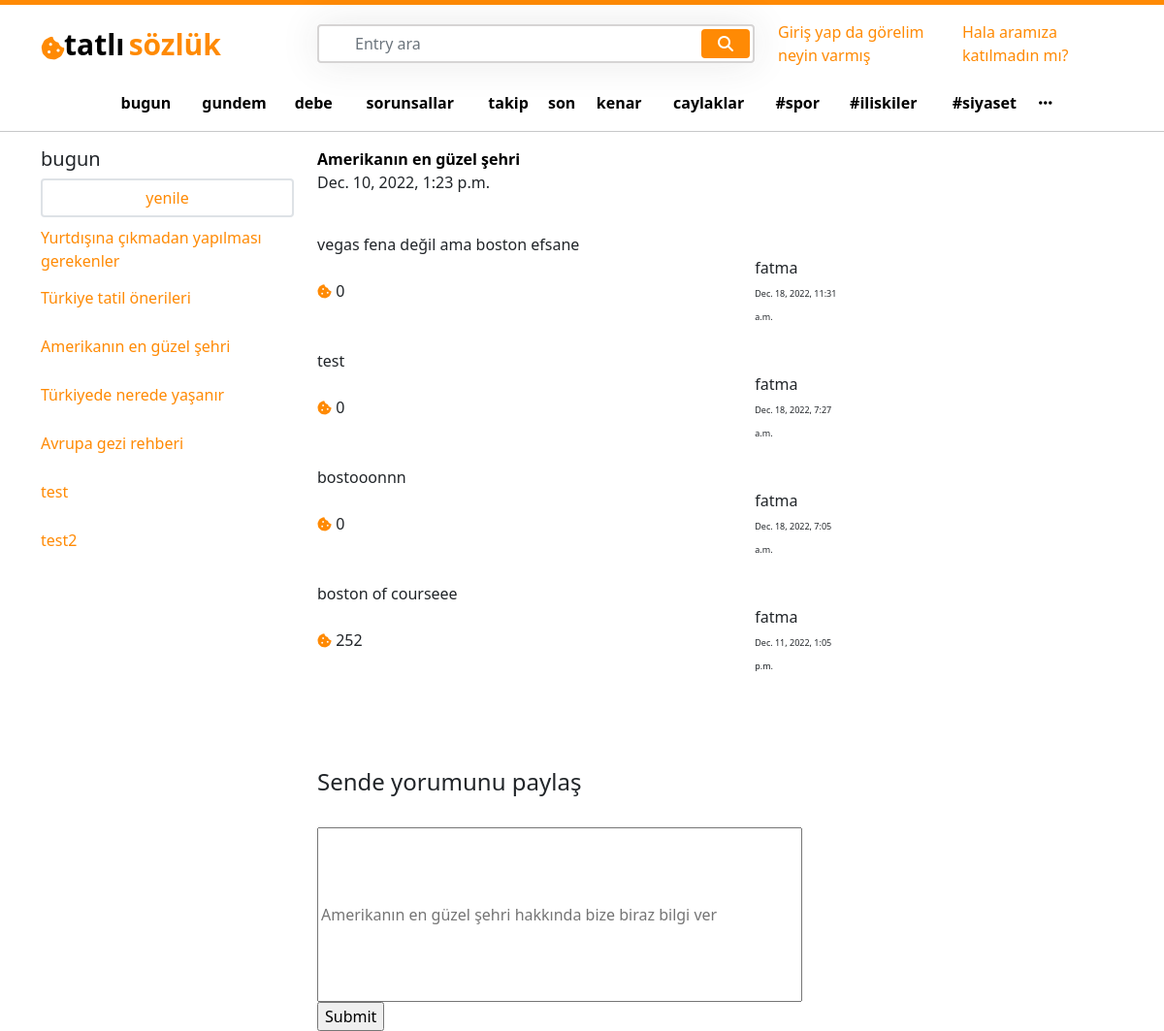
Screenshot of /Amerikanın en güzel şehri/ with the database file from the repository.
### entry/models.py (models this page shows, shortened)
class Entry(models.Model):
    user = models.ForeignKey(User, on_delete=models.CASCADE)
    entry_slug =  models.CharField(max_length=85, blank=True, null=True)
    entry_name =  models.CharField(max_length=85, blank=True, null=True)
    created_at = models.DateTimeField(auto_now_add=True)
    updated_at = models.DateTimeField(auto_now=True)

class EntryComments(models.Model):
    writer = models.ForeignKey(User, on_delete=models.CASCADE)
    comment_body =  models.CharField(max_length=85, blank=True, null=True)
    commented_entry = models.ForeignKey(Entry, on_delete=models.CASCADE)
    likes_to_the_comment = models.PositiveIntegerField(default=0)
    created_at = models.DateTimeField(auto_now_add=True)

### user/models.py (models this page shows, shortened)
class User(AbstractBaseUser):
    email = models.EmailField(max_length=100, unique=True)
    username = models.CharField(max_length=50, unique=True)
    date_joined = models.DateTimeField(auto_now_add=True)
    last_login = models.DateTimeField(auto_now_add=True)
    created_date = models.DateTimeField(auto_now_add=True)
    modified_date = models.DateTimeField(auto_now=True)
    is_admin = models.BooleanField(default=True)
    is_staff = models.BooleanField(default=True)
    is_active = models.BooleanField(default=True)
    is_superadmin = models.BooleanField(default=True)
    USERNAME_FIELD = 'email'
    REQUIRED_FIELDS = ['username']
    objects = UserManager()

### entry/views.py (the view)
# urls.py: path('<str:pk>/', views.entry_detail, name='entry_detail'),
def entry_detail(request, pk):
    all_entries = Entry.objects.all()
    entry_detail = get_object_or_404(Entry, entry_name=pk)
    bring_entry_info = Entry.objects.filter(entry_name=pk)
    entry_comment = EntryComments.objects.filter(commented_entry__entry_name=pk).order_by('-created_at')
    if request.method == "POST":
        comment_body = request.POST['comment_body']
        new_comment = EntryComments.objects.create(commented_entry=entry_detail, comment_body=comment_body)
        new_comment.save()
    context = {
        'entry_detail' : entry_detail,
        "all_entries" :  all_entries,
        'bring_entry_info' : bring_entry_info,
        'entry_comment' :entry_comment,
    }
    return render(request, "entry_detail.html",context)

### templates/entry_detail.html (shortened to what this page needs)
{% extends 'base.html' %}
{% load static %}
{% block content %}
<div class="col-lg-6 ">
    <div class="row">
        {% for i in bring_entry_info %}
            <div class="col-lg-12">
                <a href="{% url 'entry_detail' i.id %}" >
                    <b style="color:black ;">  {{i.entry_name}}</b>
                </a>
            </div>
            <div class="col-lg-12">
                {{i.created_at}}
            </div>
            <div class="col-lg-12 mt-3">
                {% for a in entry_comment %}
                <div class="col-lg-12 mt-4">
                    {{a.comment_body}}
                </div>
                   <div class="row justify-content-between">
                        <div class="col-lg-3 my-auto">
                            <i class="fa-solid fa-cookie-bite" id="logo" style="font-size:15px ;"></i>
                            {{a.likes_to_the_comment}}
                        </div>
                        <div class="col-lg-5">
                            <div class="row justify-content-end">
                                <div class="col-lg-6">
                                    <div class="col-lg-12">
                                        {{a.commented_entry.user.username}}
                                    </div>
                                    <div class="col-lg-12">
                                       <small style="font-size: 9px;">{{a.created_at}}</small>
                                    </div>
                                </div>
                            </div>
                        </div>
                    </div>
                {% endfor %}
            </div>
        <div class="col-lg-12">
            <form action="" method="POST">
                <div class="col-lg-12">
                    <b>{{searched_entry}}</b><br><br><br><br>
                    <h4>Sende yorumunu paylaş </h4>
                     <br>
<input placeholder="{{i.entry_name}} hakkında bize biraz bilgi ver" name="comment_body" style="height:180px; width: 500px;"></input>{{form.comment_body}}
                    <br>
                    <input type="submit" value="Submit">
                </div>
            </form>
        </div>
        {% endfor %}
    </div>
</div>
{% endblock %}

### templates/base.html (shortened to what this page needs)
{% load static %}
<!DOCTYPE html>
<html lang="en">
<head>
    <link href="https://cdn.jsdelivr.net/npm/bootstrap@5.1.3/dist/css/bootstrap.min.css" rel="stylesheet">
    <link rel="stylesheet" href="https://cdnjs.cloudflare.com/ajax/libs/font-awesome/6.2.1/css/all.min.css" />
    <link rel="stylesheet" href="{% static 'css/home.css' %}">
</head>
<body>
    <div class="topline"></div>
    <div class="container mt-3">
        <div class="row d-flex align-items-center">
            <div class="col-lg-3">
                <div class="row">
                    <div class="col-lg-1" style="margin-top: 14px;">
                        <i class="fa-solid fa-cookie-bite" id="logo" style="font-size:25px ;"></i>
                    </div>
                    <div class="col-lg-10">
                        <a href="{% url 'home' %}">
                            <span class="logo_left p-0 m-0" style="color: black;">tatlı</span>
                            <span class="logo_right p-0 m-0">sözlük</span>
                        </a>
                    </div>
                </div>
            </div>
            <div class="col-5">
                <div class="search">
                    <form action="{% url 'entrypage' %}" method="POST">
                        <input type="text" class="form-control" name="searched_entry" placeholder="Entry ara">
                        <button type="submit" name="search_entry_button" value="Submit" class="btn btn-primary"><i class="fa fa-search"></i></button>
                    </form>
                </div>
            </div>
            <div class="col-lg-4">
                <div class="row justify-content-end">
                    {% if request.user.is_authenticated %}
                    <div class="col-lg-3 my-auto">
                        <a href="{% url 'user_page' %}" style="text-decoration: none;">
                            <i class="fa-regular fa-user" style=" color:  rgb(255, 138, 4);;"></i>
                            <span>{{request.user.username}}</span>
                        </a>
                    </div>
                    <div class="col-lg-3">
                        <button type="button" class="btn btn-primary topbtn">
                            <i class="fa-regular fa-message"></i>
                            <span>mesaj</span>
                        </button>
                    </div>
                    <div class="col-lg-3">
                        <button type="button" class="btn btn-primary topbtn">
                            <i class="fa-solid fa-arrow-trend-up"></i>
                            <span>olay</span>
                        </button>
                    </div>
                    <div class="col-lg-2 my-auto dots_for_box" >
                        <span style="cursor: pointer;">
                            <i class="fa-solid fa-ellipsis" style=" color:  rgb(255, 138, 4);;"></i>
                        </span>
                    </div>
                    <div class="base_box_top p-0" id="base_box_top">
                        <div class="row">
                            <a href="" style="color: black;" class="base_box_top_div">
                                <div class="col-lg-12 p-2">
                                    <span>kanallar</span>
                                </div>
                            </a>
                           <a href="" style="color: black;" class="base_box_top_div">
                                <div class="col-lg-12 p-2 ">
                                    <span>çöp</span>
                                </div>
                            </a>
                            <a href="" style="color: black;" class="base_box_top_div">
                                <div class="col-lg-12 p-2">
                                    <span>ayarlar</span>
                                </div>
                            </a>
                            <a href="" style="color: black;" class="base_box_top_div">
                                <div class="col-lg-12 p-2">
                                    <span>gece modu</spa>
                                </div>
                            </a>
                            <a href="" style="color: black;" class="base_box_top_div">
                                <div class="col-lg-12 p-2">
                                    <span>takip/engellenmiş</span>
                                </div>
                            </a>
                            <a href="{% url 'logout' %}" style="color: black;" class="base_box_top_div">
                                <div class="col-lg-12 p-2 ">
                                    <span>çıkış yap</span>
                                </div>
                            </a>
                        </div>
                    </div>
                    <div class="col-lg-12">
                        {% else %}
                        <a href="{% url 'login' %}" style="width: 50%;">Giriş yap da görelim neyin varmış</a>
                        <a href="{% url 'register' %}" style="width: 50%;">Hala aramıza katılmadın mı?</a>
                        {% endif %}
                    </div>
                </div>
            </div>
        </div>
        <div class="row justify-content-center mt-4">
            <table style="width:80%">
                <tr>
                  <td><a href="" class="td ">bugun</a></td>
                  <td><a href="" class="td">gundem</a></td>
                  <td><a href="" class="td">debe</a></td>
                  <td><a href="" class="td">sorunsallar</a></td>
                  <td><a href="" class="td">takip</a></td>
                  <td><a href="" class="td">son</a></td>
                  <td><a href="" class="td">kenar</a></td>
                  <td><a href="" class="td">caylaklar</a></td>
                  <td><a href="" class="td">#spor</a></td>
                  <td><a href="" class="td">#iliskiler</a></td>
                  <td><a href="" class="td">#siyaset</a></td>
                  <td><a href="" class="td"><i class="fa-solid fa-ellipsis"></i></a></td>
                </tr>
              </table>
        </div>
<hr>
<div class="container">
    <div class="row">
        <div class="col-lg-3 main_left">
            <div class="col-lg-12">
                <h5>bugun</h5>
            </div>
            <div class="col-lg-12">
                <button class="btn btn-light w-100 border border-2" style="background-color: transparent !important;">
                 <a href="" style=" text-decoration: none; color:  rgb(255, 138, 4);;">yenile</a>
                </button>
            </div>
            <div class="col-lg-12 mt-2">
                <ul class='p-0 ul_left'>
                        {% for i in all_entries %}
                        <li class="li">
                            <a href="{% url 'entry_detail' i.entry_name %}">
                            {{i.entry_name}}
                            </a>
                        </li>
                        {% endfor %}
                </ul>
            </div>
        </div>
{% block content %}
{% endblock %}
</body>
</html>

### static/css/home.css (style rules this page uses)
.topline { width: 100%; background-color: rgb(255, 138, 4); height: 5px; }
.logo_left { font-size: 30px; font-weight: 600; }
.logo_right { font-size: 30px; font-weight: 600; color: rgb(255, 138, 4); }
#logo { color: rgb(255, 138, 4); }
.search { position: relative; box-shadow: 0 0 40px rgba(51, 51, 51, .1); }
.search input { height: 40px; text-indent: 25px; border: 2px solid #d6d4d4; }
.search button { position: absolute; top: 5px; right: 5px; height: 30px; width: 50px; background: rgb(92, 4, 255); display: flex; align-items: center; justify-content: center; }
.td { font-weight: 600; font-size: 16px; color: black; text-decoration: none; display: flex; align-items: center; justify-content: center; }
.main_left { overflow-y: scroll; height:820px; scrollbar-color: rebeccapurple green; scrollbar-width: thin; }
.li { text-decoration: none; list-style: none; height: 50px; display: flex; align-items: center; }
button { background-color: rgb(255, 138, 4) !important; border: none !important; }
a { color: rgb(255, 138, 4);; text-decoration: none; }

### rows the page displays
Entry: entry_name "Yurtdışına çıkmadan yapılması gerekenler"
Entry: entry_name "Türkiye tatil önerileri"
Entry: entry_name "Amerikanın en güzel şehri", created_at "Dec. 10, 2022, 1:23 p.m.", comment_body "Amerikanın en güzel şehri hakkında bize biraz bilgi ver"
Entry: entry_name "Türkiyede nerede yaşanır"
Entry: entry_name "Avrupa gezi rehberi"
Entry: entry_name "test"
Entry: entry_name "test2"
EntryComments: comment_body "vegas fena değil ama boston efsane", likes_to_the_comment "0", commented_entry.user.username "fatma", created_at "Dec. 18, 2022, 11:31 a.m."
EntryComments: comment_body "test", likes_to_the_comment "0", commented_entry.user.username "fatma", created_at "Dec. 18, 2022, 7:27 a.m."
EntryComments: comment_body "bostooonnn", likes_to_the_comment "0", commented_entry.user.username "fatma", created_at "Dec. 18, 2022, 7:05 a.m."
EntryComments: comment_body "boston of courseee", likes_to_the_comment "252", commented_entry.user.username "fatma", created_at "Dec. 11, 2022, 1:05 p.m."
